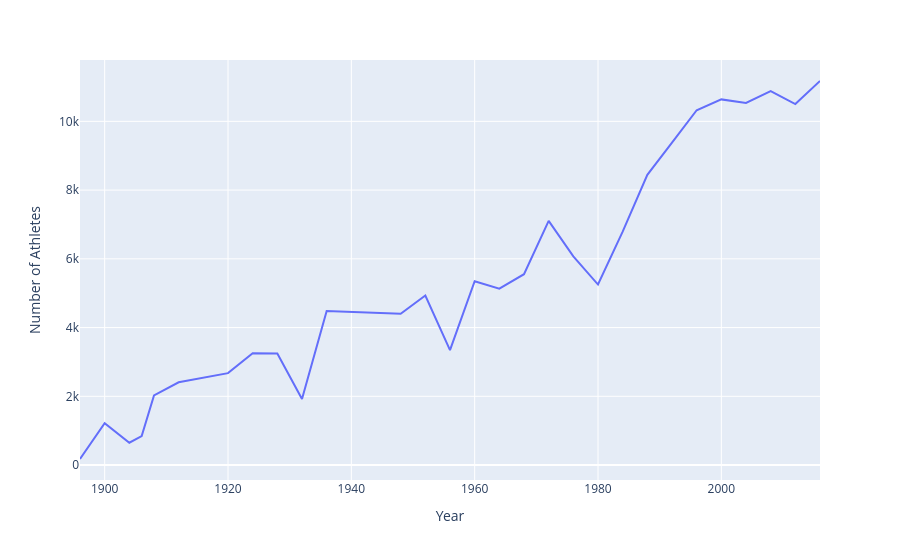

This figure's notebook cell:
### Code cell
fig = px.line(athletes_over_time, x="Year", y="count")
fig.update_layout(
    yaxis_title="Number of Athletes",
    xaxis_title="Year"
)

### Figure 1 — Plotly figure (JSON) as saved in the notebook; plotly's stock layout.template omitted (floating-point values rounded to 4 significant figures)
{"data": [{"hovertemplate": "Year=%{x}<br>count=%{y}<extra></extra>", "legendgroup": "", "line": {"color": "#636efa", "dash": "solid"}, "marker": {"symbol": "circle"}, "mode": "lines", "name": "", "orientation": "v", "showlegend": false, "type": "scatter", "x": [1896, 1900, 1904, 1906, 1908, 1912, 1920, 1924, 1928, 1932, 1936, 1948, 1952, 1956, 1960, 1964, 1968, 1972, 1976, 1980, 1984, 1988, 1992, 1996, 2000, 2004, 2008, 2012, 2016], "xaxis": "x", "y": [176, 1220, 650, 841, 2024, 2409, 2675, 3256, 3246, 1922, 4482, 4402, 4931, 3346, 5348, 5134, 5552, 7105, 6070, 5252, 6791, 8443, 9380, 10324, 10639, 10537, 10880, 10502, 11174], "yaxis": "y"}], "layout": {"legend": {"tracegroupgap": 0}, "margin": {"t": 60}, "xaxis": {"anchor": "y", "domain": [0, 1], "title": {"text": "Year"}}, "yaxis": {"anchor": "x", "domain": [0, 1], "title": {"text": "Number of Athletes"}}}}
